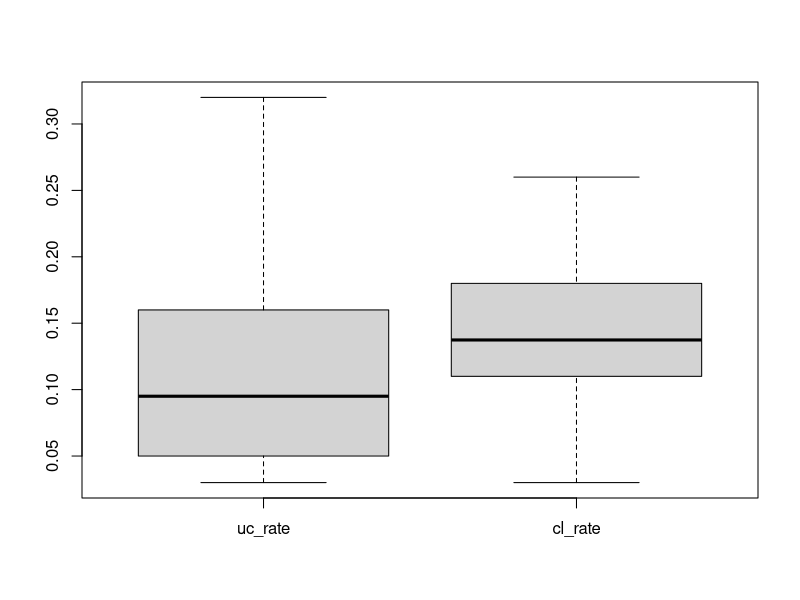
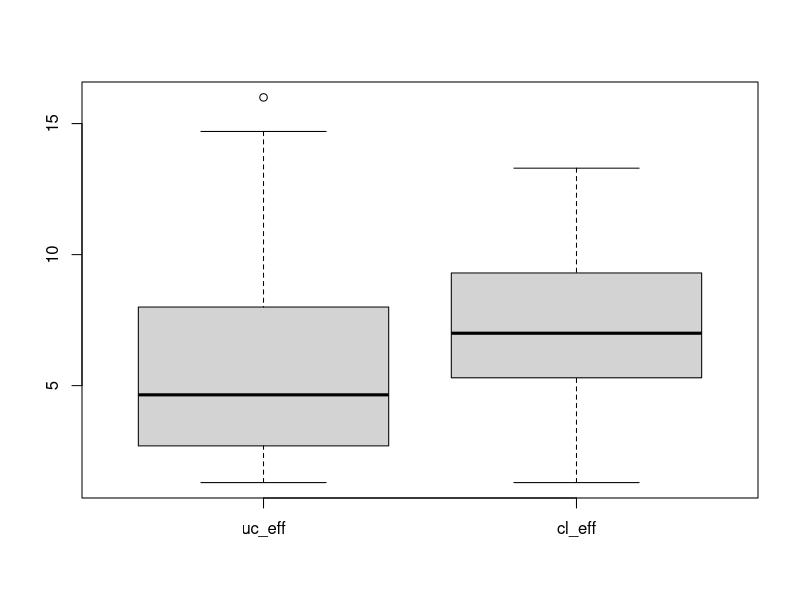

Write R code to recreate these figures, in order.
uc_eff <- c(1.3, 8.0, 2.7, 2.7, 6.7, 9.3, 2.7, 5.3, 2.7, 16.0, 4.0, 
          2.7, 4.0, 14.7, 5.3, 6.7, 4.0, 2.7, 4.0, 13.3, 2.7, 6.7, 
          13.3, 5.3, 2.7, 10.7)

uc_rate <- c(0.03, 0.16, 0.05, 0.05, 0.13, 0.18, 0.05, 0.11, 0.05, 
             0.32, 0.08, 0.05, 0.08, 0.29, 0.11, 0.13, 0.08, 0.05, 
             0.08, 0.26, 0.05, 0.13, 0.26, 0.11, 0.05, 0.21)

cl_eff <- c(2.7, 1.3, 10.7, 13.3, 8.0, 10.7, 8.0, 13.3, 9.3, 8.0, 
            9.3, 8.0, 4.0, 10.7, 6.7, 6.7, 5.3, 5.3, 4.0, 5.3, 
            2.7, 5.3, 5.3, 5.3, 13.3, 7.3)
cl_eff_mean = mean(cl_eff)


cl_rate <- c(0.05, 0.03, 0.21, 0.26, 0.16, 0.21, 0.16, 0.26, 0.18,
             0.16, 0.18, 0.16, 0.08, 0.21, 0.13, 0.13, 0.11, 0.11, 
             0.08, 0.11, 0.05, 0.11, 0.11, 0.11, 0.26, 0.1448)
cl_rate_mean = mean(cl_rate)

eff_data <- data.frame(uc_eff, cl_eff)
rate_data <- data.frame(uc_rate, cl_rate)

rate_box <- boxplot(rate_data)
eff_box <- boxplot(eff_data)





var.test(uc_eff, cl_eff)

t.test(uc_eff, cl_eff, var.equal=TRUE)

var.test(uc_rate, cl_rate)

t.test(uc_rate, cl_rate, var.equal=TRUE)




data <- read.table(header=TRUE, text='
          condition result
                  CL  A
                  CL	B
                  CL	C
                   CL	C
                   CL	B
                   CL	B
                   CL	C
                   CL	B
                   CL	B
                   CL	B
                   CL	C
                   CL	A
                   CL	B
                   CL	A
                   CL	B
                   CL	A
                   CL	B
                   CL	C
                   CL	C
                   CL	A
                   CL	A
                   CL	C
                   CL	C
                   CL	C
                   CL	B
                   CL	C
                   CL	C
                   CL	C
                   CL	C
                   CL	A
                   CL	A
                   CL	A
                   CL	B
                   CL	A
                   CL	B
                   CL	A
                   CL	B
                   CL	A
                   CL	B
                   CL	A
                   CL	C
                   CL	C
                   CL	B
                   CL	B
                   CL	B
                   CL	B
                   CL	A
                   CL	A
                   CL	A
                   CL	B
                   CL	A
                   CL	B
                   CL	B
                   CL	A
                   CL	C
                   CL	C
                   CL	C
                   CL	A
                   CL	A
                   CL	C
                   CL	B
                   CL	C
                   CL	B
                   CL	B
                   CL	B
                   CL	B
                   CL	B
                   CL	B
                   CL	B
                   CL	B
                   CL	B
                   CL	B
                   CL	A
                   CL	C
                   CL	B
                   CL	A
                   CL	B
                   CL	C
                   CL	B
                   CL	A
                   CL	A
                   CL	B
                   CL	C
                   CL	C
                   CL	A
                   CL	A
                   CL	B
                   CL	A
                   CL	B
                   CL	B
                   CL	A
                   CL	A
                   CL	B
                   CL	B
                   CL	A
                   CL	B
                   CL	C
                   CL	A
                   CL	B
                   CL	C
                   CL	C
                   CL	C
                   CL	B
                   CL	B
                   CL	B
                   CL	C
                   CL	C
                   CL	B
                   CL	B
                   CL	B
                   CL	C
                   CL	B
                   CL	B
                   CL	B
                   CL	A
                   CL	A
                   CL	B
                   CL	C
                  UC  C
                  UC	B
                  UC	B
                   UC	B
                   UC	B
                   UC	A
                   UC	A
                   UC	A
                   UC	B
                   UC	C
                   UC	B
                   UC	C
                   UC	C
                   UC	C
                   UC	B
                   UC	B
                   UC	B
                   UC	A
                   UC	A
                   UC	A
                   UC	A
                   UC	B
                   UC	B
                   UC	A
                   UC	A
                   UC	A
                   UC	B
                   UC	A
                   UC	B
                   UC	B
                   UC	C
                   UC	A
                   UC	C
                   UC	A
                   UC	B
                   UC	A
                   UC	A
                   UC	C
                   UC	A
                   UC	B
                   UC	A
                   UC	B
                   UC	C
                   UC	B
                   UC	A
                   UC	B
                   UC	C
                   UC	C
                   UC	A
                   UC	A
                   UC	C
                   UC	C
                   UC	B
                   UC	A
                   UC	C
                   UC	B
                   UC	B
                   UC	A
                   UC	C
                   UC	C
                   UC	A
                   UC	A
                   UC	B
                   UC	A
                   UC	B
                   UC	B
                   UC	B
                   UC	A
                   UC	C
                   UC	C
                   UC	B
                   UC	B
                   UC	B
                   UC	C
                   UC	A
                   UC	C
                   UC	B
                   UC	C
                   UC	C
                   UC	A
                   UC	C
                   UC	A
                   UC	B
                   UC	C
                   UC	C
                   UC	B
                   UC	C
                   UC	B
                   UC	C
                   UC	B
                   UC	C
                   UC	C
                   UC	A
                   UC	A
                   UC	B
                   UC	B
                   UC	B
                   UC	B
                   UC	A
                   UC	A
                   UC	A
                   UC	C
                   UC	C
                   UC	B
                   UC	B
                   UC	A
                   UC	C
                   UC	C
                   UC	C
                   UC	A
                   UC	C
                   ')

ct <- table(data$result)

chisq.test(ct, correct=FALSE)



